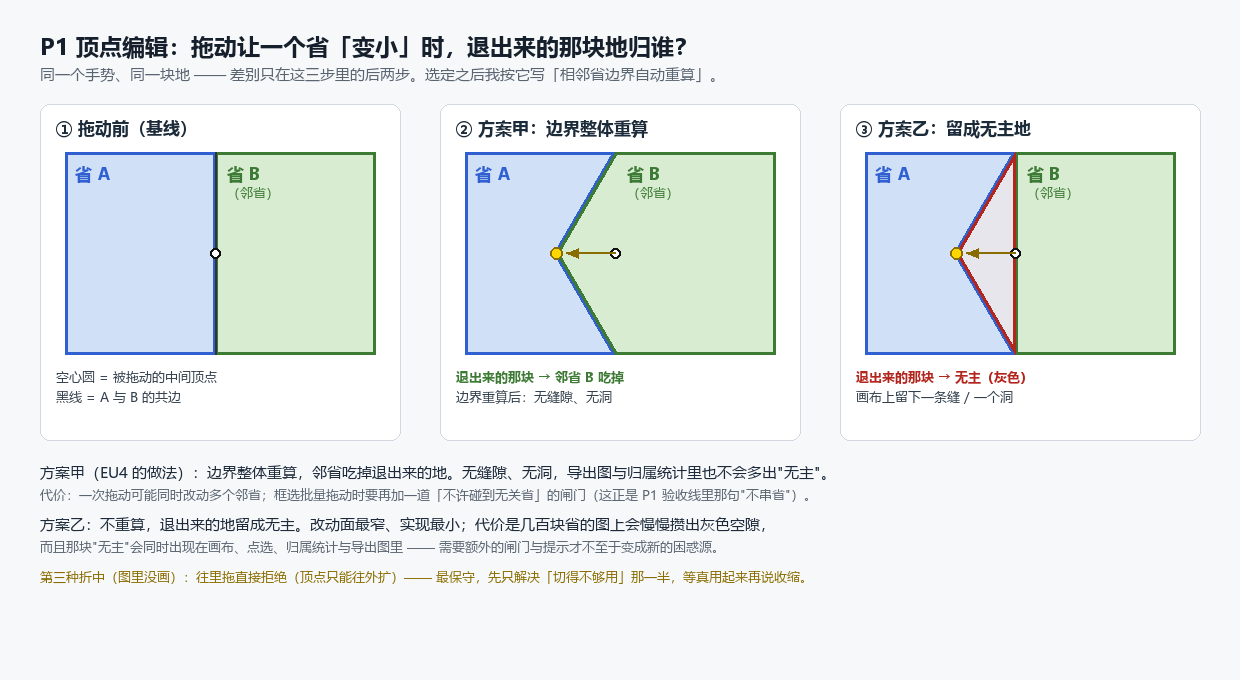
#> input picture build/design/p1-vertex-shrink-options.png, 1240 x 680 px
$ python -i _shot_stats.py   (imports and definitions only)
#> lines starting #> are read from the running program, lines starting #| are printed output that depends on the picture
#!/usr/bin/env python3
# -*- coding: utf-8 -*-
"""临时件：把出图的**像素事实**打出来（本会话模型看不到图，只能用读数代替眼睛）。

用法：py -3 scripts/tests/tools/_shot_stats.py [目录]
默认扫两个故事线目录。判据只回答三件事：
  · 图里有没有东西（非背景像素占比 / 颜色数）—— 空白页/报错页一眼能看出来
  · 左侧导航树所在的列是否被盖住（卡片墙：方差极低 = 干净背景）
  · 卡片墙中下部有没有进度胶囊（亮像素数）
"""
import os
import sys

from PIL import Image

ROOT = os.path.abspath(os.path.join(os.path.dirname(__file__), '..', '..', '..'))
DIRS = [os.path.join(ROOT, 'docs', 'assets', 'story-20261017'),
        os.path.join(ROOT, 'docs', 'assets', 'story-20261017-real')]


def _var(vals):
    n = len(vals) or 1
    m = sum(vals) / n
    return sum((v - m) ** 2 for v in vals) / n


def stats(path):
    im = Image.open(path).convert('RGB')
#> im is the input picture: PIL image 1240x680 RGB; mean R, G, B 231.4, 236.5, 236.9
    w, h = im.size
#> w = 1240; h = 680
    small = im.resize((w // 2, h // 2))
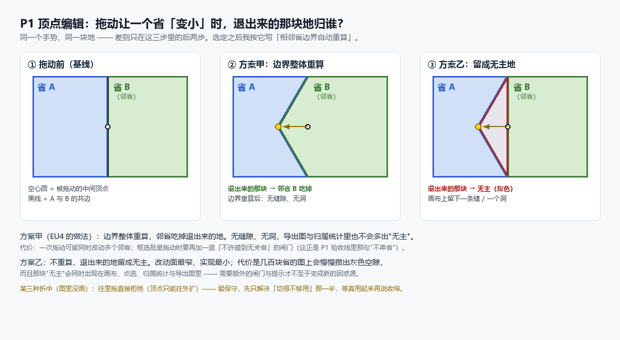
#> small: PIL image 620x340 RGB; mean R, G, B 231.3, 236.4, 236.8
    px = list(small.getdata())
#> px = 210800 items
    lum = [(r * 299 + g * 587 + b * 114) // 1000 for (r, g, b) in px]
#> lum = 210800 items
    # 背景色 = 出现最多的量化色；非背景占比 = "图里到底有没有内容"
    buckets = {}
    for (r, g, b) in px:
        k = (r >> 4, g >> 4, b >> 4)
        buckets[k] = buckets.get(k, 0) + 1
#> after the loop, buckets = 263 items
    bg = max(buckets.items(), key=lambda kv: kv[1])
#> bg = ((15, 15, 15), 142333)
    non_bg = 1.0 - bg[1] / max(1, len(px))
#> non_bg = 0.325
    left = im.crop((0, 51, 200, h - 20))
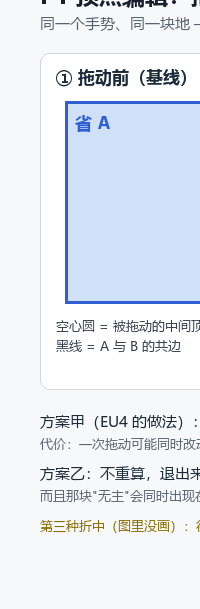
#> left: PIL image 200x609 RGB; mean R, G, B 228.7, 233.9, 241.5
    lp = list(left.getdata())
#> lp = 121800 items
    llum = [(r * 299 + g * 587 + b * 114) // 1000 for (r, g, b) in lp]
#> llum = 121800 items
    band = im.crop((max(0, w // 2 - 160), int(h * 0.84), min(w, w // 2 + 160), int(h * 0.90)))
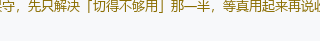
#> band: PIL image 320x41 RGB; mean R, G, B 238, 236.6, 229.4
    blum = [(r * 299 + g * 587 + b * 114) // 1000 for (r, g, b) in list(band.getdata())]
#> blum = 13120 values, max 247 at index 1, min 105 at index 34, mean 235.3
    return {
        'size': (w, h),
        'colors': len(set(px)),
        'nonBg': round(non_bg * 100, 1),
        'meanLum': round(sum(lum) / len(lum), 1),
        'leftVar': round(_var(llum), 1),
        'leftColors': len(set(lp)),
        'capsuleBright': sum(1 for v in blum if v > 90),
    }
#> in _var, `n = len(vals) or 1`: n = 121800
#> in _var, `m = sum(vals) / n`: m = 232.6


def main():
    dirs = sys.argv[1:] or DIRS
    for d in dirs:
        if not os.path.isdir(d):
            print('（缺目录）', d)
            continue
        print('目录：', os.path.relpath(d, ROOT))
        for n in sorted(os.listdir(d)):
            if not n.endswith('.png'):
                continue
            s = stats(os.path.join(d, n))
            print(f"  {n:30s} {s['size']} 颜色{s['colors']:6d} 非背景{s['nonBg']:5.1f}% "
                  f"平均亮{s['meanLum']:6.1f} 左列方差{s['leftVar']:8.1f}/色{s['leftColors']:5d} "
                  f"胶囊亮像素{s['capsuleBright']:5d}")
    return 0


# [2 lines not run here, left out]

>>> result = stats('../../../build/design/p1-vertex-shrink-options.png')
#> result = {'size': (1240, 680), 'colors': 4340, 'nonBg': 32.5, 'meanLum': 234.4, 'leftVar': 1510, 'leftColors': 1220, 'capsuleBright': 13120}
